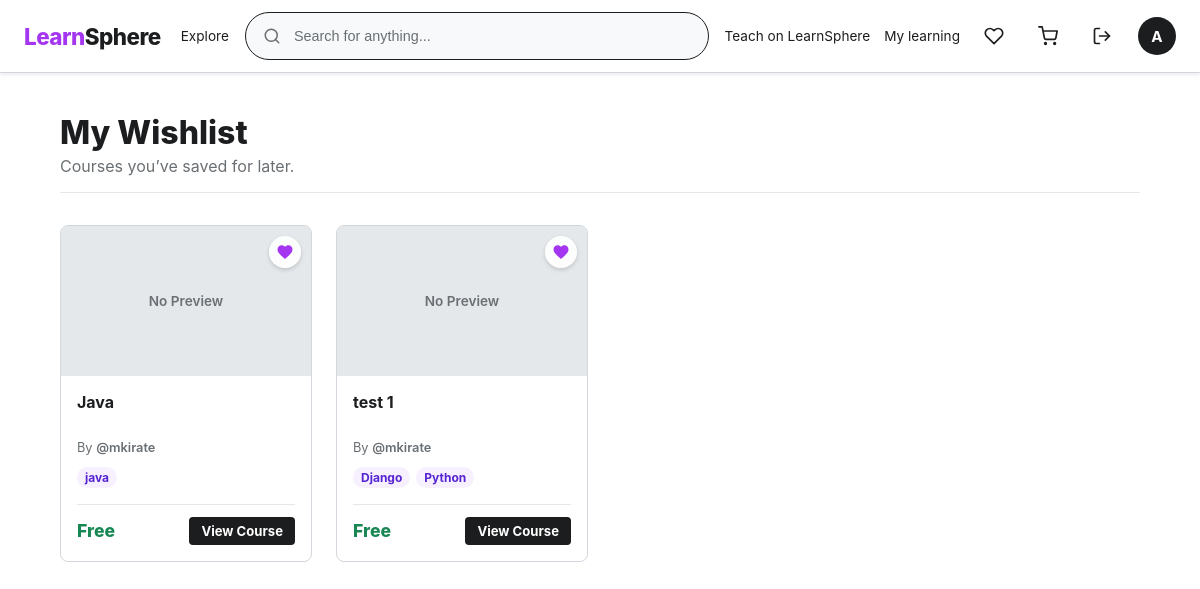
/favorite/ (signed in), run on the app's committed database.
### account_auth/models.py (models this page shows)
class User(AbstractUser):
    image = models.ImageField(null=True, blank=True)
    bio = models.TextField(null=True, blank=True)
    email = models.EmailField(unique=True)
    username = models.CharField(max_length=150, unique=True)

### item/models.py (models this page shows, shortened)
class FavoriteItem(models.Model):
    user = models.ForeignKey(User, on_delete=models.CASCADE, related_name='favorites')
    course = models.ForeignKey(Course, on_delete=models.CASCADE, related_name='favorites')
    created_at = models.DateTimeField(auto_now_add=True)
    class Meta:
        constraints = [
            models.UniqueConstraint(
                fields = ['user', 'course'],
                name='unique_favorite_per_user_in_course'
            )
        ]

class Course(models.Model):
    title = models.CharField(max_length=255)
    image = models.ImageField(null=True, blank=True)
    description = models.TextField(null=True, blank=True)
    language = models.CharField(max_length=255, default='English')
    author = models.ForeignKey(User, on_delete=models.CASCADE, related_name='courses')
    topics = models.ManyToManyField(Topic, related_name='courses', blank=True)
    price = models.DecimalField(max_digits=10, decimal_places=2, default=0.0,
                                validators=[
                                    MinValueValidator(0)
                                ])
    discount = models.DecimalField(decimal_places=2, max_digits=10, default=0,
                                   validators=[
                                       MinValueValidator(0),
                                       MaxValueValidator(100),
                                   ])
    visitor = models.PositiveIntegerField(default=0)
    bestseller = models.BooleanField(default=False)
    published = models.BooleanField(default=True)
    created_at = models.DateTimeField(auto_now_add=True)
    updated_at = models.DateTimeField(auto_now=True)

class Topic(models.Model):
    name = models.CharField(max_length=100)

### item/views.py (the view)
# urls.py: path('favorite/', views.favorites_view, name='favorite'),
@login_required(login_url='login')
def favorites_view(request):
    query = request.GET.get('query', '')
    favorite_items = FavoriteItem.objects.filter(
        Q(course__title__icontains=query)|
        Q(course__language__icontains=query)|
        Q(course__topics__name__icontains=query)|
        Q(course__sections__title__icontains=query)|
        Q(course__sections__lectures__title__icontains=query)
    )
    favorite_items = favorite_items.filter(user=request.user).select_related('course').distinct()
    context = {'favorites': favorite_items}
    return render(request, 'favorite.html', context)

### item/templates/favorite.html (shortened to what this page needs)
{% extends 'main.html' %}
{% load static %}
{% block extra_css %}
    <link rel="stylesheet" href="{% static 'css/item/wishlist.css' %}">
{% endblock %}
{% block content %}
<div class="wishlist-page-container">
    <div class="wishlist-header">
        <h1 class="wishlist-title">My Wishlist</h1>
        <p class="wishlist-subtitle">Courses you’ve saved for later.</p>
    </div>
    {% if favorites %}
        <div class="wishlist-grid">
            {% for favorite in favorites %}
                <div class="wishlist-card">
                    <div class="card-media">
                        {% if favorite.course.image %}
                            <img src="{{ favorite.course.image.url }}" alt="{{ favorite.course.title }}" loading="lazy">
                        {% else %}
                            <div class="placeholder-media">
                                <span>No Preview</span>
                            </div>
                        {% endif %}
                        <a href="{% url 'delete-favorite' favorite.id %}" class="remove-wishlist-btn" title="Remove from wishlist">
                            <svg width="18" height="18" viewBox="0 0 24 24" fill="currentColor">
                                <path d="M12 21.35l-1.45-1.32C5.4 15.36 2 12.28 2 8.5 2 5.42 4.42 3 7.5 3c1.74 0 3.41.81 4.5 2.09C13.09 3.81 14.76 3 16.5 3 19.58 3 22 5.42 22 8.5c0 3.78-3.4 6.86-8.55 11.54L12 21.35z"/>
                            </svg>
                        </a>
                    </div>
                    <div class="card-body">
                        <h2 class="card-title">
                            <a href="{% url 'course-detail' favorite.course.id %}">{{ favorite.course.title }}</a>
                        </h2>
                        <p class="card-author">
                            By <a href="{% url 'profile' favorite.course.author.id %}">@{{ favorite.course.author.username|default:favorite.course.author }}</a>
                        </p>
                        {% if favorite.course.topics.all %}
                            <div class="card-topics">
                                {% for topic in favorite.course.topics.all|slice:":2" %}
                                    <span class="topic-pill">{{ topic.name }}</span>
                                {% endfor %}
                            </div>
                        {% endif %}
                        <div class="card-footer">
                            <div class="card-price">
                                {% if favorite.course.price == 0 %}
                                    <span class="price-free">Free</span>
                                {% else %}
                                    <span class="price-amount">${{ favorite.course.price }}</span>
                                {% endif %}
                            </div>
                            <a href="{% url 'course-detail' favorite.course.id %}" class="btn-view-course">
                                View Course
                            </a>
                        </div>
                    </div>
                </div>
            {% endfor %}
        </div>
    {% endif %}
</div>
{% endblock %}

### templates/navbar.html (shortened to what this page needs)
{% load static %}
<link rel="stylesheet" href="{% static 'css/navbar.css' %}">
<header class="navbar-header">
  <nav class="navbar-container">
    <div class="navbar-left">
      <a href="{% url 'home' %}" class="navbar-logo">
        <span class="logo-accent">Learn</span>Sphere
      </a>
      <a href="{% url 'home' %}" class="nav-link nav-explore">Explore</a>
    </div>
    <form method="GET" class="search-form" action="">
      <div class="search-input-wrapper">
        <svg class="search-icon" xmlns="http://www.w3.org/2000/svg" viewBox="0 0 24 24" fill="none" stroke="currentColor" stroke-width="2" stroke-linecap="round" stroke-linejoin="round">
          <circle cx="11" cy="11" r="8"></circle>
          <line x1="21" y1="21" x2="16.65" y2="16.65"></line>
        </svg>
        <input type="text" name="query" placeholder="Search for anything..." value="{{ request.GET.query|default:'' }}">
      </div>
    </form>
    <div class="navbar-actions">
      {% if request.user.is_authenticated %}
        <a href="#" class="nav-link hide-on-medium">Teach on LearnSphere</a>
        <a href="{% url 'learning' %}" class="nav-link">My learning</a>
        <a href="{% url 'favorite' %}" class="nav-icon-link" title="Favorites">
          <svg width="20" height="20" viewBox="0 0 24 24" fill="none" stroke="currentColor" stroke-width="2" stroke-linecap="round" stroke-linejoin="round"><path d="M20.84 4.61a5.5 5.5 0 0 0-7.78 0L12 5.67l-1.06-1.06a5.5 5.5 0 0 0-7.78 7.78l1.06 1.06L12 21.23l7.78-7.78 1.06-1.06a5.5 5.5 0 0 0 0-7.78z"></path></svg>
        </a>
        <a href="{% url 'cart' %}" class="nav-icon-link" title="Cart">
          <svg width="20" height="20" viewBox="0 0 24 24" fill="none" stroke="currentColor" stroke-width="2" stroke-linecap="round" stroke-linejoin="round"><circle cx="9" cy="21" r="1"></circle><circle cx="20" cy="21" r="1"></circle><path d="M1 1h4l2.68 13.39a2 2 0 0 0 2 1.61h9.72a2 2 0 0 0 2-1.61L23 6H6"></path></svg>
        </a>
        <a href="{% url 'logout' %}" class="nav-icon-link" title="Logout">
          <svg width="20" height="20" viewBox="0 0 24 24" fill="none" stroke="currentColor" stroke-width="2" stroke-linecap="round" stroke-linejoin="round"><path d="M9 21H5a2 2 0 0 1-2-2V5a2 2 0 0 1 2-2h4"></path><polyline points="16 17 21 12 16 7"></polyline><line x1="21" y1="12" x2="9" y2="12"></line></svg>
        </a>
        <a href="{% url 'profile' request.user.id %}" class="avatar-link" title="Profile">
          {% if request.user.image %}
            <img src="{{ request.user.image.url }}" alt="{{ request.user.username }}" class="user-avatar-img">
          {% else %}
            <div class="user-avatar">{{ request.user.username|slice:":1"|upper }}</div>
          {% endif %}
        </a>
      {% endif %}
    </div>
  </nav>
</header>

### static/css/main.css (style rules this page uses)
:root { --primary-color: #1c1d1f; --accent-color: #ff5722; --accent-hover: #e0481d; --link-color: #007791; --bg-main: #ffffff; --bg-secondary: #f7f9fa; --border-color: #d1d7dc; --text-main: #1c1d1f; --text-muted: #6a6f73; --font-family: -apple-system, BlinkMacSystemFont, "Segoe UI", Roboto, Helvetica, Arial, sans-serif; }
* { margin: 0; padding: 0; box-sizing: border-box; }
html, body { height: 100%; font-family: var(--font-family); background-color: var(--bg-main); color: var(--text-main); -webkit-font-smoothing: antialiased; }
a { color: inherit; text-decoration: none; }
* { scrollbar-width: thin; scrollbar-color: #6a6f73 var(--bg-secondary); }

### static/css/item/wishlist.css (style rules this page uses)
.wishlist-page-container { width: 90%; max-width: 1200px; margin: 40px auto 80px; }
.wishlist-header { margin-bottom: 32px; border-bottom: 1px solid #e4e8eb; padding-bottom: 16px; }
.wishlist-title { font-size: 2rem; font-weight: 800; color: #1c1d1f; margin-bottom: 4px; }
.wishlist-subtitle { font-size: 1rem; color: #6a6f73; margin: 0; }
.wishlist-grid { display: grid; grid-template-columns: repeat(4, 1fr); gap: 24px; }
.wishlist-card { background: #ffffff; border: 1px solid #d1d7dc; border-radius: 8px; overflow: hidden; display: flex; flex-direction: column; transition: transform 0.2s ease, box-shadow 0.2s ease; }
.card-media { position: relative; width: 100%; height: 150px; background-color: #f7f9fa; overflow: hidden; }
.placeholder-media { display: flex; align-items: center; justify-content: center; height: 100%; color: #6a6f73; font-size: 0.85rem; font-weight: 600; background-color: #e4e8eb; }
.remove-wishlist-btn { position: absolute; top: 10px; right: 10px; width: 32px; height: 32px; background-color: rgba(255, 255, 255, 0.9); border-radius: 50%; display: flex; align-items: center; justify-content: center; color: #a435f0; box-shadow: 0 2px 4px rgba(0, 0, 0, 0.15); transition: background-color 0.2s ease, transform 0.2s ease; text-decoration: none; }
.card-body { padding: 16px; display: flex; flex-direction: column; flex-grow: 1; }
.card-title { font-size: 1rem; font-weight: 700; line-height: 1.3; margin: 0 0 6px 0; height: 2.6em; overflow: hidden; display: -webkit-box; -webkit-line-clamp: 2; -webkit-box-orient: vertical; }
.card-title a { color: #1c1d1f; text-decoration: none; }
.card-author { font-size: 0.8rem; color: #6a6f73; margin: 0 0 12px 0; }
.card-author a { color: #6a6f73; text-decoration: none; font-weight: 600; }
.card-topics { display: flex; flex-wrap: wrap; gap: 6px; margin-bottom: 16px; }
.topic-pill { background-color: #f6f0ff; color: #5624d0; font-size: 0.75rem; font-weight: 700; padding: 3px 8px; border-radius: 12px; }
.card-footer { margin-top: auto; display: flex; align-items: center; justify-content: space-between; padding-top: 12px; border-top: 1px solid #e4e8eb; }
.card-price { font-size: 1.1rem; font-weight: 800; color: #1c1d1f; }
.price-free { color: #198754; }
.btn-view-course { font-size: 0.82rem; font-weight: 700; color: #ffffff; background-color: #1c1d1f; padding: 6px 12px; border-radius: 4px; text-decoration: none; transition: background-color 0.2s ease; }

### data on the page
User: user.username "A"
FavoriteItem: shows "No Preview", course "Java", course.author.username "mkirate", shows "Free"
Topic: name "java"
FavoriteItem: shows "No Preview", course "test 1", course.author.username "mkirate", shows "Free"
Topic: name "Django"
Topic: name "Python"
